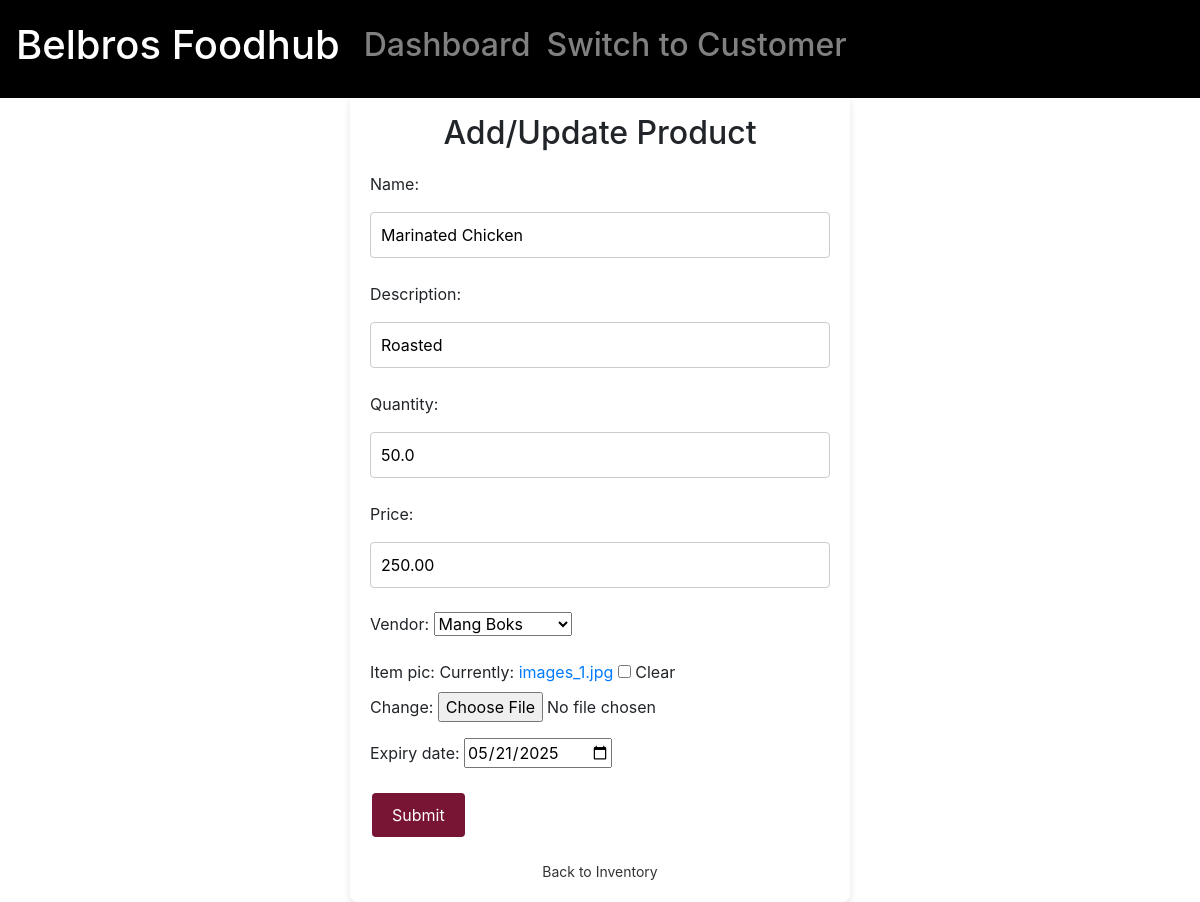
/inventory/update_item/41/, run on the app's committed database.
### inventory/models.py (models this page shows, shortened)
class inventoryItem(models.Model):
    VENDOR_CHOICES = [
        ('Boy Bondat', 'Boy Bondat'),
        ('Mang Boks', 'Mang Boks'),
        ('Potato King', 'Potato King'),
        ('Siomai King', 'Siomai King'),
        ('Siopao Da King', 'Siopao Da King'),
    ]
    name = models.CharField(max_length=100, null=True)
    description = models.CharField(max_length=200, null=True)
    quantity = models.FloatField(null=True)
    price = models.DecimalField(max_digits=10, decimal_places=2, null=True)
    vendor = models.CharField(max_length=100, choices=VENDOR_CHOICES)
    item_pic = models.ImageField(null=True, blank=True)
    expiry_date = models.DateField(null=True)

### inventory/views.py (the view)
# urls.py: path('update_item/<str:pk>/', views.updateItem, name='update_item'),
def updateItem(request, pk):
    item = inventoryItem.objects.get(id=pk)
    form = ItemForm(instance=item)
    if request.method == 'POST':
        form = ItemForm(request.POST, request.FILES, instance=item)
        if form.is_valid():
            form.save()
            return redirect('/inventory')
    context = {'form': form}
    return render(request, 'inventory/item_form.html', context)

### inventory/forms.py
class ItemForm(forms.ModelForm):
    expiry_date = forms.DateField(widget=forms.DateInput(attrs={'type': 'date'}))
    class Meta:
        model = inventoryItem
        fields = ['name', 'description', 'quantity', 'price', 'vendor', 'item_pic', 'expiry_date']

### inventory/templates/inventory/item_form.html (shortened to what this page needs)
{% extends 'inventory/main.html' %}
{% load static %}
{% block content %}
<div class="form-container">
    <div class="form-card">
        <h2>Add/Update Product</h2>
        <form action="" method="POST" enctype="multipart/form-data">
            {{ form.as_p }}
            <button class="submit-btn" type="submit">Submit</button>
			<a href="{% url 'inventory' %}" class="back-btn">Back to Inventory</a>
        </form>
    </div>
</div>
{% endblock content %}

### inventory/templates/inventory/main.html (style rules this page uses)
body { background-color: #F2F2F0; }

### inventory/templates/inventory/item_form.html (style rules this page uses)
.submit-btn { background-color: #781434; border: none; color: white; padding: 10px 20px; text-align: center; text-decoration: none; display: inline-block; font-size: 16px; margin: 4px 2px; cursor: pointer; border-radius: 4px; transition: background-color 0.3s; }
.form-container { display: flex; justify-content: center; align-items: center; height: 100vh; }
.form-card { width: 500px; padding: 20px; border-radius: 8px; box-shadow: 0 4px 8px rgba(0, 0, 0, 0.1); background-color: #fff; }
.form-card h2 { text-align: center; margin-bottom: 20px; }
.form-card input[type='text'], .form-card input[type='number'] { width: 100%; padding: 10px; margin: 8px 0; box-sizing: border-box; border: 1px solid #ccc; border-radius: 4px; }
.back-btn { display: block; text-align: center; margin-top: 20px; text-decoration: none; color: #333; font-size: 14px; }

### data on the page
inventoryItem: name "Marinated Chicken", description "Roasted", quantity "50.0", price "250.00", vendor "Mang Boks", expiry_date "05/21/2025"
